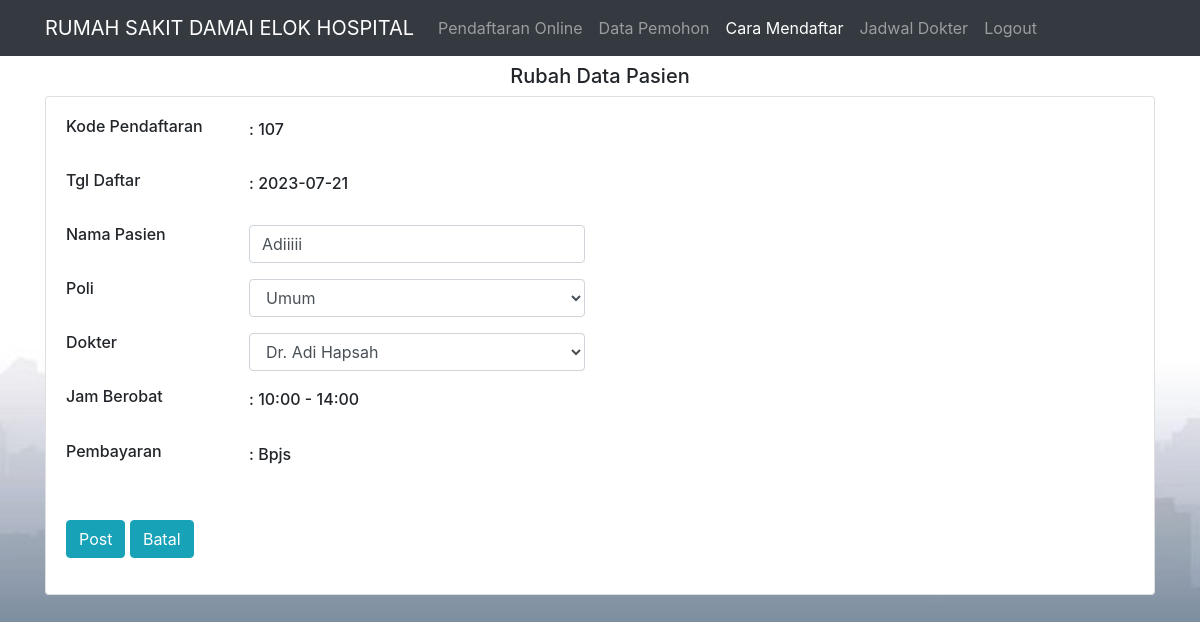
/edit_pasien.php?kode_pendaftaran=107 (signed in), run on the app's committed database.
### tables this page shows
CREATE TABLE `pasien` (
  `kode_pendaftaran` int(10) NOT NULL,
  `username` varchar(10) NOT NULL,
  `tgl_daftar` date NOT NULL,
  `id_poli` int(5) NOT NULL,
  `id_dokter` int(3) NOT NULL,
  `id_jam` int(5) NOT NULL,
  `jenis_pembayaran` varchar(30) NOT NULL,
  `no_rm` varchar(20) NOT NULL,
  `nama` varchar(50) NOT NULL,
  `jk` varchar(20) NOT NULL,
  `tlahir` varchar(50) NOT NULL,
  `nohp` varchar(15) NOT NULL,
  `ttl` date NOT NULL,
  `pekerjaan` varchar(50) NOT NULL,
  `alamat` varchar(500) NOT NULL,
  `wnama` varchar(50) NOT NULL,
  `wjk` varchar(10) NOT NULL,
  `walamat` varchar(500) NOT NULL,
  `wnohp` varchar(15) NOT NULL,
  `status` varchar(40) NOT NULL,
  `diagnosa` varchar(255) DEFAULT NULL
);

CREATE TABLE `poliklinik` (
  `id_poli` int(3) NOT NULL,
  `nama_poli` varchar(30) NOT NULL,
  `status` int(3) NOT NULL
);

CREATE TABLE `dokter` (
  `id_dokter` int(3) NOT NULL,
  `nama_dokter` varchar(30) NOT NULL,
  `id_poli` int(3) NOT NULL,
  `status` int(11) NOT NULL,
  `level` enum('spesialis','umum') NOT NULL DEFAULT 'umum'
);

CREATE TABLE `jam` (
  `id_jam` int(5) NOT NULL,
  `jam` varchar(25) NOT NULL,
  `id_poli` int(3) NOT NULL,
  `id_dokter` int(5) NOT NULL,
  `status` int(11) NOT NULL
);

### functions.php (called while the page is built, shortened)
<?php
$db = mysqli_connect("localhost", "root", "", "sirusakdeh_db");
function query($query) {
  global $db;
  $result = mysqli_query($db, $query);
  $rows = [];
  while ($row = mysqli_fetch_assoc($result)) {
      $rows[] = $row;
  }
  return $rows;
}
   ?>

### edit_pasien.php (the view, shortened to what this page needs)
<?php
require 'functions.php';
$kode_pendaftaran = $_GET["kode_pendaftaran"];
$edit_pasien = query("SELECT pasien.kode_pendaftaran,pasien.tgl_daftar,pasien.nama,poliklinik.id_poli,poliklinik.nama_poli,dokter.id_dokter,dokter.nama_dokter,jam.jam,pasien.jenis_pembayaran from pasien join poliklinik on pasien.id_poli=poliklinik.id_poli join dokter on pasien.id_dokter=dokter.id_dokter join jam on pasien.id_jam=jam.id_jam where kode_pendaftaran = $kode_pendaftaran")[0];
 ?>
<!DOCTYPE html>
<html>
<head>
    <link rel="stylesheet" href="css/bootstrap.min.css" />
</head>
<body class="bg mt-3">
  <nav class="navbar fixed-top navbar-expand-lg navbar-dark bg-dark">
    <div class="container">
  <a class="navbar-brand" href="">RUMAH SAKIT DAMAI ELOK HOSPITAL</a>
  <div class="collapse navbar-collapse" id="navbarNav">
    <ul class="navbar-nav">
      <li class="nav-item">
        <a class="nav-link" href="daftar.php">Pendaftaran Online<span class="sr-only">(current)</span></a>
      </li>
      <li class="nav-item">
        <a class="nav-link" href="data_pemohon.php">Data Pemohon</a>
      </li>
      <li class="nav-item active">
        <a class="nav-link" href="pasien_caradaftar.php">Cara Mendaftar</a>
      </li>
      <li class="nav-item">
        <a class="nav-link" href="pasien_jadwal_posting.php">Jadwal Dokter</a>
      </li>
      <li class="nav-item">
      <a class="nav-link" href="logout.php">Logout</a>
    </li>
    </ul>
  </div>
</div>
</nav>
                  <div class="container">
                <div class="row pt-5">
                  <div class="col text-center">
                    <h5>Rubah Data Pasien</h5>
                  </div>
                </div>
<div class="row">
        <div class="col md">
          <div class="card">
          <div class="card-body">
              <div class="row">
                      <div class="col md">
                        <form class="" action="" method="post">
                          <div class="form-group row">
                            <label for="kode_pendaftaran" class="col-sm-2"><h6>Kode Pendaftaran</h6></label>
                          <div class="col-sm-4">
                            <label for="kode_pendaftaran" name="kode_pendaftaran"><h6>: <?= $edit_pasien["kode_pendaftaran"];?></h6></label>
                          </div>
                          </div>
                          <div class="form-group row">
                            <label for="tgl_daftar" class="col-sm-2"><h6>Tgl Daftar</h6></label>
                          <div class="col-sm-4">
                            <label for="tgl_daftar"><h6>: <?= $edit_pasien["tgl_daftar"];?></h6></label>
                          </div>
                          </div>
                          <div class="form-group row">
                            <label for="nama" class="col-sm-2"><h6>Nama Pasien</h6></label>
                          <div class="col-sm-4">
                            <input type="text" class="form-control" id="nama" name="nama" value="<?= $edit_pasien["nama"];?>" required>
                          </div>
                          </div>
                          <div class="form-group row">
                            <label for="nama_poli" class="col-sm-2"><h6>Poli</h6></label>
                          <div class="col-sm-4">
                            <select class="form-control" name="id_poli" id="id_poli">
                                <option value="1" <?php if($edit_pasien['id_poli'] == 1){echo 'selected';}?>>Umum</option>
                            </select>
                          </div>
                          </div>
                          <div class="form-group row">
                            <label for="nama_dokter" class="col-sm-2"><h6>Dokter</h6></label>
                          <div class="col-sm-4">
                            <select class="form-control" name="id_dokter" id="id_dokter">
                                <option value="3" <?php if($edit_pasien['id_dokter'] == 3){echo 'selected';}?>>Dr. Adi Hapsah</option>
                            </select>
                          </div>
                          </div>
                          <div class="form-group row">
                            <label for="jam" class="col-sm-2"><h6>Jam Berobat</h6></label>
                          <div class="col-sm-4">
                            <label for="jam"><h6>: <?= $edit_pasien["jam"];?></h6></label>
                          </div>
                          </div>
                          <div class="form-group row">
                            <label for="jenis_pembayaran" class="col-sm-2"><h6>Pembayaran</h6></label>
                          <div class="col-sm-4">
                            <label for="jenis_pembayaran"><h6>: <?= $edit_pasien["jenis_pembayaran"];?></h6></label>
                          </div>
                          </div>
                          <div class="form-group">
                            <br>
                          <button type="submit" name="post" class="btn btn-info">Post</button>
                          <button type="submit" name="batal" class="btn btn-info"><a href="data_pemohon.php" class="text-reset" style="text-decoration:none">Batal</a></button>
                          </div>
                          </div>
                          </div>
                      </div>
                </div>
          </div>
        </div>
      </div>
</body>
</html>

### edit_pasien.php (style rules this page uses)
body , html { height: auto; }
.bg { background-image: url("img/background.jpg"); height: auto; background-repeat: no-repeat; background-position: center; background-size: cover; }

### data on the page
pasien: kode_pendaftaran "107", tgl_daftar "2023-07-21", nama "Adiiiii", id_jam.jam "10:00 - 14:00", jenis_pembayaran "Bpjs"
poliklinik: id_poli "Umum"
dokter: id_dokter "Dr. Adi Hapsah"
